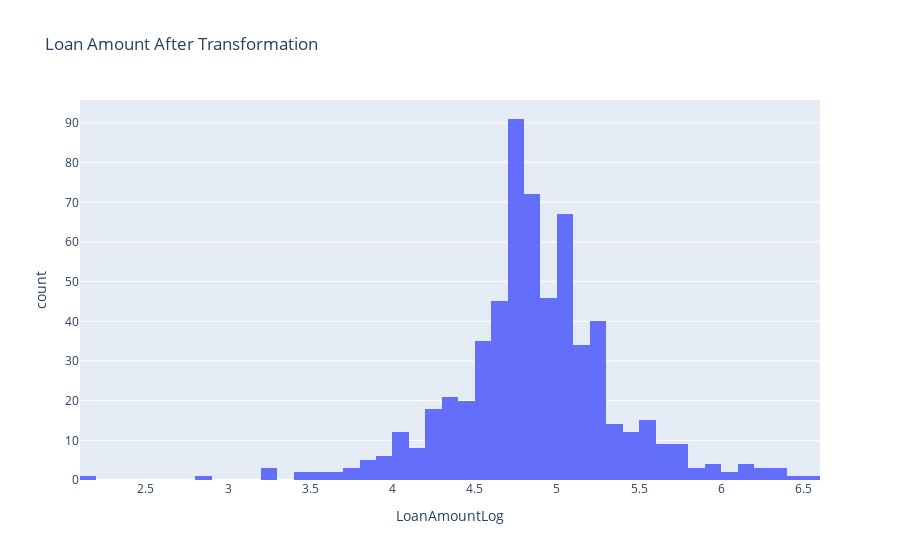

The notebook cell saved with this chart:
### Code cell
data["LoanAmountLog"] = data["LoanAmount"].apply(np.log)
fig = px.histogram(data, x="LoanAmountLog", title='Loan Amount After Transformation')
fig.show()

### Figure 1 — Plotly figure (JSON) as saved in the notebook; plotly's stock layout.template omitted (floating-point values rounded to 4 significant figures; data arrays with more than 128 entries replaced by an {"elided": "..."} marker saying what was removed)
{"data": [{"alignmentgroup": "True", "bingroup": "x", "hovertemplate": "LoanAmountLog=%{x}<br>count=%{y}<extra></extra>", "legendgroup": "", "marker": {"color": "#636efa", "pattern": {"shape": ""}}, "name": "", "offsetgroup": "", "orientation": "v", "showlegend": false, "type": "histogram", "x": {"elided": "614 float values"}, "xaxis": "x", "yaxis": "y"}], "layout": {"barmode": "relative", "legend": {"tracegroupgap": 0}, "title": {"text": "Loan Amount After Transformation"}, "xaxis": {"anchor": "y", "domain": [0, 1], "title": {"text": "LoanAmountLog"}}, "yaxis": {"anchor": "x", "domain": [0, 1], "title": {"text": "count"}}}}
